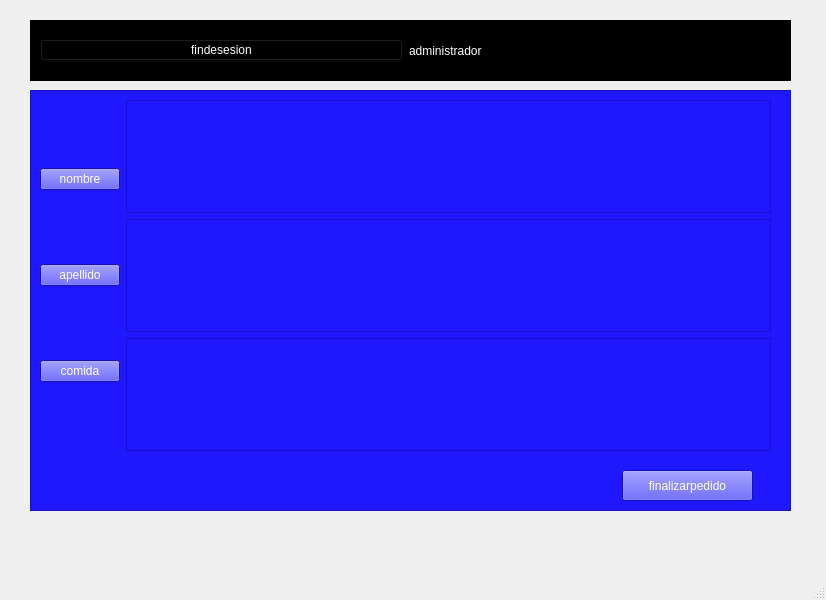
<?xml version="1.0" encoding="UTF-8"?>
<ui version="4.0">
 <class>MainWindow</class>
 <widget class="QMainWindow" name="MainWindow">
  <property name="geometry">
   <rect>
    <x>0</x>
    <y>0</y>
    <width>826</width>
    <height>600</height>
   </rect>
  </property>
  <property name="windowTitle">
   <string>MainWindow</string>
  </property>
  <widget class="QWidget" name="centralwidget">
   <widget class="QFrame" name="frame">
    <property name="geometry">
     <rect>
      <x>30</x>
      <y>20</y>
      <width>761</width>
      <height>61</height>
     </rect>
    </property>
    <property name="styleSheet">
     <string notr="true">background-color: rgb(0, 0, 0);
color: rgb(255, 255, 255);</string>
    </property>
    <property name="frameShape">
     <enum>QFrame::StyledPanel</enum>
    </property>
    <property name="frameShadow">
     <enum>QFrame::Raised</enum>
    </property>
    <widget class="QWidget" name="horizontalLayoutWidget">
     <property name="geometry">
      <rect>
       <x>10</x>
       <y>10</y>
       <width>731</width>
       <height>41</height>
      </rect>
     </property>
     <layout class="QHBoxLayout" name="horizontalLayout">
      <item>
       <widget class="QPushButton" name="pushButton">
        <property name="text">
         <string>findesesion</string>
        </property>
       </widget>
      </item>
      <item>
       <widget class="QLabel" name="label">
        <property name="text">
         <string>administrador</string>
        </property>
       </widget>
      </item>
     </layout>
    </widget>
   </widget>
   <widget class="QFrame" name="frame_2">
    <property name="geometry">
     <rect>
      <x>30</x>
      <y>90</y>
      <width>761</width>
      <height>421</height>
     </rect>
    </property>
    <property name="styleSheet">
     <string notr="true">background-color: rgb(30, 23, 255);
color: rgb(255, 255, 255);
border-color:  rgb(30, 23, 255);</string>
    </property>
    <property name="frameShape">
     <enum>QFrame::StyledPanel</enum>
    </property>
    <property name="frameShadow">
     <enum>QFrame::Raised</enum>
    </property>
    <widget class="QWidget" name="horizontalLayoutWidget_2">
     <property name="geometry">
      <rect>
       <x>10</x>
       <y>10</y>
       <width>731</width>
       <height>351</height>
      </rect>
     </property>
     <layout class="QHBoxLayout" name="horizontalLayout_3">
      <item>
       <layout class="QVBoxLayout" name="verticalLayout">
        <item>
         <widget class="QPushButton" name="pushButton_2">
          <property name="text">
           <string>nombre</string>
          </property>
         </widget>
        </item>
        <item>
         <widget class="QPushButton" name="pushButton_4">
          <property name="text">
           <string>apellido</string>
          </property>
         </widget>
        </item>
        <item>
         <widget class="QPushButton" name="pushButton_3">
          <property name="text">
           <string>comida</string>
          </property>
         </widget>
        </item>
       </layout>
      </item>
      <item>
       <layout class="QVBoxLayout" name="verticalLayout_2">
        <item>
         <widget class="QTextEdit" name="nombre"/>
        </item>
        <item>
         <widget class="QTextEdit" name="apellido"/>
        </item>
        <item>
         <widget class="QTextEdit" name="comida">
          <property name="styleSheet">
           <string notr="true">border-color:  rgb(30, 23, 255);</string>
          </property>
         </widget>
        </item>
       </layout>
      </item>
     </layout>
    </widget>
    <widget class="QPushButton" name="pushButton_5">
     <property name="geometry">
      <rect>
       <x>592</x>
       <y>380</y>
       <width>131</width>
       <height>31</height>
      </rect>
     </property>
     <property name="text">
      <string>finalizarpedido</string>
     </property>
    </widget>
   </widget>
  </widget>
  <widget class="QMenuBar" name="menubar">
   <property name="geometry">
    <rect>
     <x>0</x>
     <y>0</y>
     <width>826</width>
     <height>26</height>
    </rect>
   </property>
  </widget>
  <widget class="QStatusBar" name="statusbar"/>
 </widget>
 <resources/>
 <connections/>
</ui>
